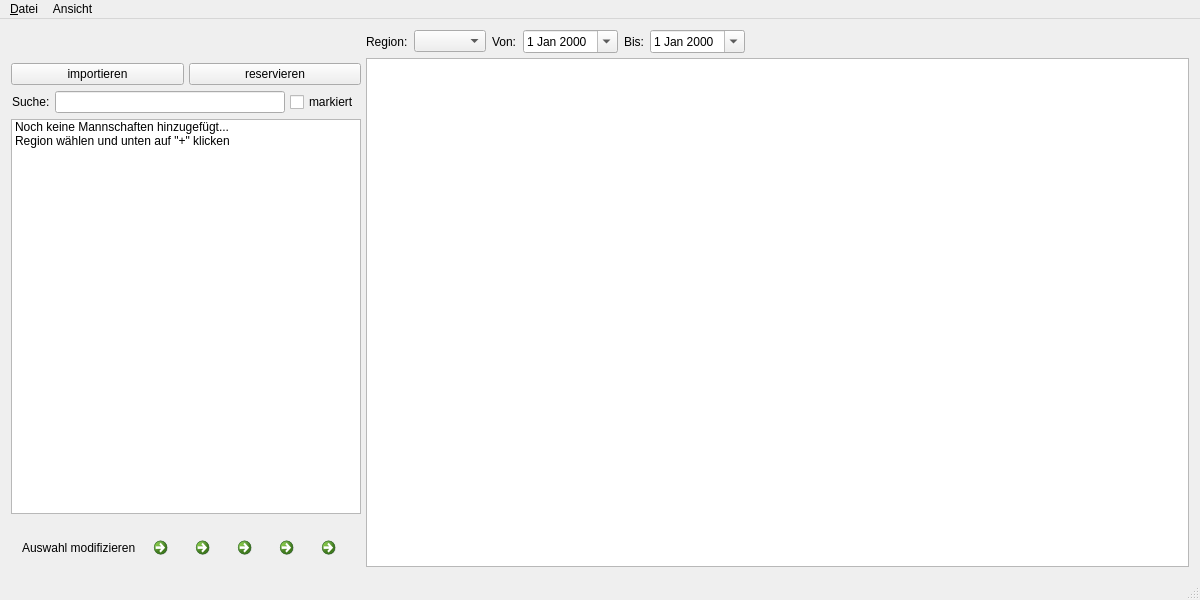
<?xml version="1.0" encoding="UTF-8"?>
<ui version="4.0">
 <class>MainWindow</class>
 <widget class="QMainWindow" name="MainWindow">
  <property name="geometry">
   <rect>
    <x>0</x>
    <y>0</y>
    <width>1200</width>
    <height>600</height>
   </rect>
  </property>
  <property name="windowTitle">
   <string>FuME - FuPa Match Explorer</string>
  </property>
  <widget class="QWidget" name="centralWidget">
   <layout class="QGridLayout" name="gridLayout_3">
    <property name="spacing">
     <number>5</number>
    </property>
    <item row="0" column="0" rowspan="2" colspan="2">
     <widget class="QLabel" name="label">
      <property name="sizePolicy">
       <sizepolicy hsizetype="Expanding" vsizetype="Expanding">
        <horstretch>0</horstretch>
        <verstretch>0</verstretch>
       </sizepolicy>
      </property>
      <property name="text">
       <string/>
      </property>
      <property name="pixmap">
       <pixmap>header_klein.png</pixmap>
      </property>
     </widget>
    </item>
    <item row="5" column="0" rowspan="3" colspan="2">
     <widget class="QFrame" name="horizontalFrame">
      <layout class="QHBoxLayout" name="horizontalLayout_2">
       <property name="spacing">
        <number>-1</number>
       </property>
       <property name="sizeConstraint">
        <enum>QLayout::SetDefaultConstraint</enum>
       </property>
       <property name="bottomMargin">
        <number>1</number>
       </property>
       <item>
        <widget class="QLabel" name="label_3">
         <property name="text">
          <string>Auswahl modifizieren</string>
         </property>
        </widget>
       </item>
       <item>
        <widget class="QCommandLinkButton" name="commandLinkButton_5">
         <property name="maximumSize">
          <size>
           <width>36</width>
           <height>16777215</height>
          </size>
         </property>
         <property name="text">
          <string/>
         </property>
        </widget>
       </item>
       <item>
        <widget class="QCommandLinkButton" name="commandLinkButton_4">
         <property name="maximumSize">
          <size>
           <width>36</width>
           <height>16777215</height>
          </size>
         </property>
         <property name="text">
          <string/>
         </property>
        </widget>
       </item>
       <item>
        <widget class="QCommandLinkButton" name="commandLinkButton_3">
         <property name="maximumSize">
          <size>
           <width>36</width>
           <height>16777215</height>
          </size>
         </property>
         <property name="text">
          <string/>
         </property>
        </widget>
       </item>
       <item>
        <widget class="QCommandLinkButton" name="commandLinkButton_2">
         <property name="maximumSize">
          <size>
           <width>36</width>
           <height>16777215</height>
          </size>
         </property>
         <property name="text">
          <string/>
         </property>
        </widget>
       </item>
       <item>
        <widget class="QCommandLinkButton" name="commandLinkButton">
         <property name="maximumSize">
          <size>
           <width>36</width>
           <height>16777215</height>
          </size>
         </property>
         <property name="text">
          <string/>
         </property>
         <property name="autoExclusive">
          <bool>false</bool>
         </property>
        </widget>
       </item>
      </layout>
     </widget>
    </item>
    <item row="0" column="2">
     <widget class="QFrame" name="frame">
      <property name="maximumSize">
       <size>
        <width>16777215</width>
        <height>40</height>
       </size>
      </property>
      <layout class="QHBoxLayout" name="horizontalLayout_5">
       <property name="spacing">
        <number>-1</number>
       </property>
       <property name="leftMargin">
        <number>0</number>
       </property>
       <property name="topMargin">
        <number>0</number>
       </property>
       <property name="rightMargin">
        <number>0</number>
       </property>
       <property name="bottomMargin">
        <number>0</number>
       </property>
       <item>
        <widget class="QLabel" name="label_13">
         <property name="text">
          <string>Region:</string>
         </property>
        </widget>
       </item>
       <item>
        <widget class="QComboBox" name="comboBox"/>
       </item>
       <item>
        <widget class="QLabel" name="label_2">
         <property name="text">
          <string>Von:</string>
         </property>
        </widget>
       </item>
       <item>
        <widget class="QDateEdit" name="dateEdit_3">
         <property name="acceptDrops">
          <bool>false</bool>
         </property>
         <property name="calendarPopup">
          <bool>true</bool>
         </property>
        </widget>
       </item>
       <item>
        <widget class="QLabel" name="label_4">
         <property name="text">
          <string>Bis:</string>
         </property>
        </widget>
       </item>
       <item>
        <widget class="QDateEdit" name="dateEdit_4">
         <property name="calendarPopup">
          <bool>true</bool>
         </property>
        </widget>
       </item>
       <item>
        <spacer name="horizontalSpacer_8">
         <property name="orientation">
          <enum>Qt::Horizontal</enum>
         </property>
         <property name="sizeHint" stdset="0">
          <size>
           <width>40</width>
           <height>20</height>
          </size>
         </property>
        </spacer>
       </item>
      </layout>
     </widget>
    </item>
    <item row="3" column="0" colspan="2">
     <layout class="QHBoxLayout" name="horizontalLayout">
      <property name="spacing">
       <number>-1</number>
      </property>
      <property name="leftMargin">
       <number>1</number>
      </property>
      <property name="topMargin">
       <number>1</number>
      </property>
      <property name="rightMargin">
       <number>1</number>
      </property>
      <property name="bottomMargin">
       <number>1</number>
      </property>
      <item>
       <widget class="QLabel" name="label_11">
        <property name="text">
         <string>Suche:</string>
        </property>
       </widget>
      </item>
      <item>
       <widget class="QLineEdit" name="lineEdit"/>
      </item>
      <item>
       <widget class="QCheckBox" name="checkBox_2">
        <property name="text">
         <string>markiert</string>
        </property>
       </widget>
      </item>
     </layout>
    </item>
    <item row="1" column="2" rowspan="7">
     <widget class="QTableView" name="tableView">
      <property name="horizontalScrollBarPolicy">
       <enum>Qt::ScrollBarAsNeeded</enum>
      </property>
     </widget>
    </item>
    <item row="2" column="0">
     <widget class="QPushButton" name="pushButton_5">
      <property name="text">
       <string>importieren</string>
      </property>
     </widget>
    </item>
    <item row="2" column="1">
     <widget class="QPushButton" name="pushButton_11">
      <property name="text">
       <string>reservieren</string>
      </property>
     </widget>
    </item>
    <item row="4" column="0" colspan="2">
     <widget class="QListWidget" name="listWidget">
      <property name="minimumSize">
       <size>
        <width>350</width>
        <height>0</height>
       </size>
      </property>
      <property name="maximumSize">
       <size>
        <width>166777</width>
        <height>16777215</height>
       </size>
      </property>
      <property name="selectionMode">
       <enum>QAbstractItemView::MultiSelection</enum>
      </property>
      <item>
       <property name="text">
        <string>Noch keine Mannschaften hinzugefügt...</string>
       </property>
       <property name="flags">
        <set>ItemIsDragEnabled|ItemIsUserCheckable|ItemIsEnabled</set>
       </property>
      </item>
      <item>
       <property name="text">
        <string>Region wählen und unten auf &quot;+&quot; klicken</string>
       </property>
       <property name="flags">
        <set>ItemIsDragEnabled|ItemIsUserCheckable|ItemIsEnabled</set>
       </property>
      </item>
     </widget>
    </item>
   </layout>
  </widget>
  <widget class="QStatusBar" name="statusBar">
   <property name="autoFillBackground">
    <bool>false</bool>
   </property>
  </widget>
  <widget class="QMenuBar" name="menuBar">
   <property name="geometry">
    <rect>
     <x>0</x>
     <y>0</y>
     <width>1200</width>
     <height>22</height>
    </rect>
   </property>
   <widget class="QMenu" name="menuDatei">
    <property name="title">
     <string>&amp;Datei</string>
    </property>
    <addaction name="actionUeber"/>
    <addaction name="separator"/>
    <addaction name="actionEinstellungen"/>
    <addaction name="actionLog"/>
    <addaction name="separator"/>
    <addaction name="actionBeenden"/>
   </widget>
   <widget class="QMenu" name="menuAnsicht">
    <property name="title">
     <string>Ansicht</string>
    </property>
    <widget class="QMenu" name="menuDatum">
     <property name="title">
      <string>Datum</string>
     </property>
     <addaction name="actionHeute"/>
     <addaction name="separator"/>
     <addaction name="actionZeitpunkt"/>
     <addaction name="actionZeitraum"/>
    </widget>
    <addaction name="menuDatum"/>
   </widget>
   <addaction name="menuDatei"/>
   <addaction name="menuAnsicht"/>
  </widget>
  <action name="actionUeber">
   <property name="text">
    <string>Über FuME</string>
   </property>
  </action>
  <action name="actionEinstellungen">
   <property name="text">
    <string>Einstellungen</string>
   </property>
  </action>
  <action name="actionLog">
   <property name="text">
    <string>Log anzeigen</string>
   </property>
  </action>
  <action name="actionZeitpunkt">
   <property name="checkable">
    <bool>true</bool>
   </property>
   <property name="text">
    <string>Zeitpunkt</string>
   </property>
  </action>
  <action name="actionZeitraum">
   <property name="checkable">
    <bool>true</bool>
   </property>
   <property name="text">
    <string>Zeitraum</string>
   </property>
  </action>
  <action name="actionHeute">
   <property name="text">
    <string>heute</string>
   </property>
  </action>
  <action name="actionBeenden">
   <property name="text">
    <string>Beenden</string>
   </property>
  </action>
 </widget>
 <layoutdefault spacing="6" margin="11"/>
 <resources/>
 <connections/>
</ui>
